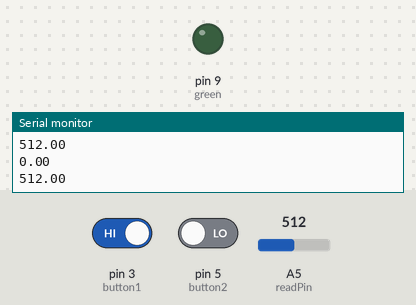
Simulated run of this sketch. Board: Arduino Uno, built with avr-gcc and run on an emulated ATmega328P. Parts: output pins drawn as LEDs (lit = HIGH), the last lines printed to the serial monitor. The test bench sets the inputs (shaded band); at power-on: pin 3 (button1) HIGH, pin 5 (button2) LOW, A5 (readPin) = 512.

Above: at 2.9 s.
3.0 s: pin 3 (button1) driven LOW and pin 5 (button2) driven HIGH
At 5.9 s:
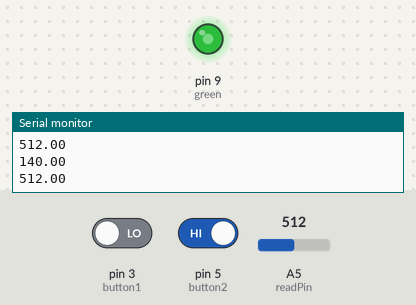
6.0 s: pin 3 (button1) driven HIGH
At 7.0 s:
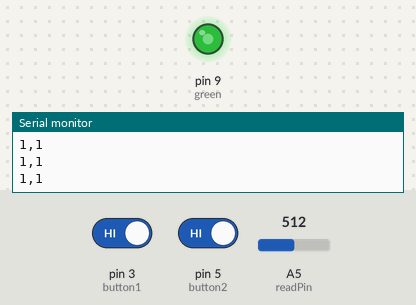
7.5 s: pin 3 (button1) driven LOW
At 10.8 s:
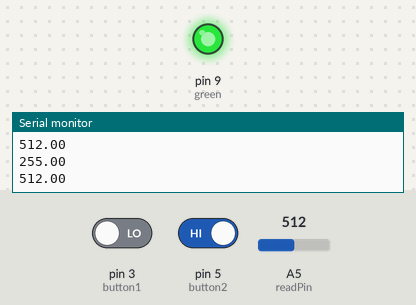
Timing chart, 0 to 11.5 s (numbered marks = the images above; inputs shaded):
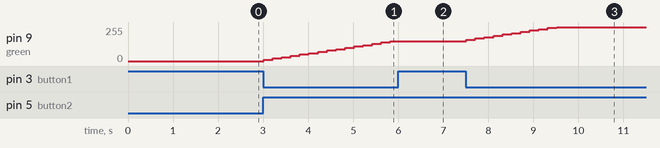

The sketch:

birghtness_button.ino
```cpp
int button1=3;
int button2=5;
int butr1;
int butr2;
int green=9;
float level;
float read;
int readPin=A5;
int wait=100;

void setup() {
  // put your setup code here, to run once:
pinMode(button1,INPUT);
pinMode(button2, INPUT);
pinMode(green, OUTPUT);
pinMode(readPin,INPUT);
Serial.begin(9600);

}

void loop() {
  // put your main code here, to run repeatedly:
butr1= digitalRead(button1);
butr2= digitalRead(button2);
read= analogRead(readPin);
while(butr1==0 && butr2==1 && level<=255.0){

  level= level+10.0;
  if(level>=255.0){
    level= 255.;
  }
  else{
  }
  analogWrite(green, level);
  Serial.println(read);
  delay(wait);
  Serial.println(level);
  delay(wait);
  butr1= digitalRead(button1);
}
while(butr2==0 && butr1==1 && level>=0){

  level= level-10.0;
  if(level<0){
    level =0;
  }
  else{
  }
  analogWrite(green, level);
  Serial.println(read);
  delay(wait);
  Serial.println(level);
  delay(wait);
  butr2= digitalRead(button2);
}
Serial.print(butr1);
Serial.print(",");
Serial.println(butr2);
if(butr1==0 && butr2==0){
  digitalWrite(green, LOW);
}
else{}
}
```

Measured:
- after the input at 3.0 s, pin 9 (green): moves from 0/255 to 150/255 over 2.8 s, starting at once
- after the input at 6.0 s, pin 9 (green): stays 150/255 (without the input it goes to 160/255 after 0.03 s)
- after the input at 7.5 s, pin 9 (green): moves from 150/255 to 255/255 over 2.0 s, starting at once
